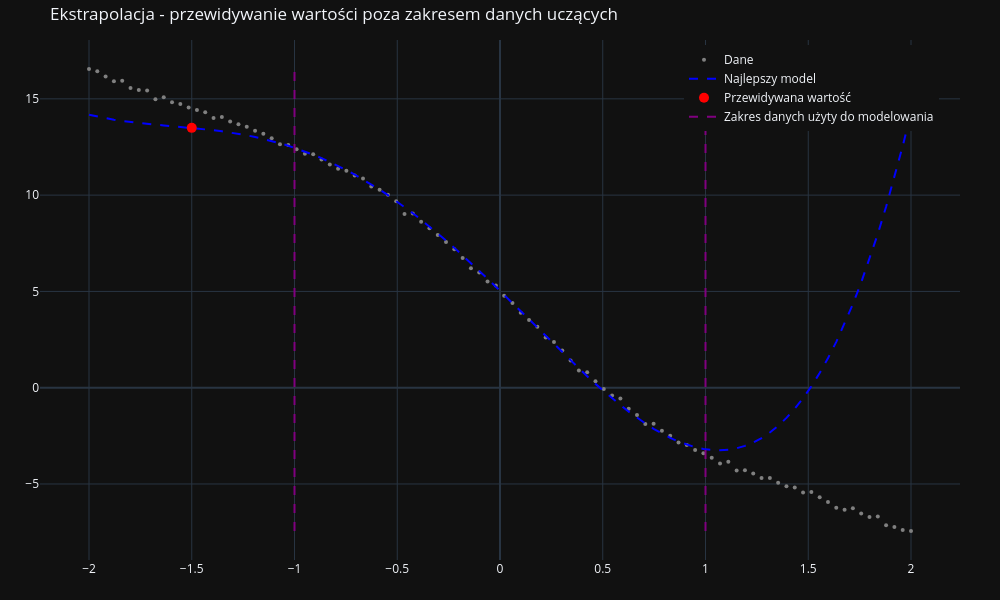

Here is the notebook cell this chart was saved with:
### Code cell
import numpy as np
from IPython.display import display, HTML
import plotly.graph_objects as go

x_extr = -1.5

# Obliczanie predykcji dla nowego punktu
new_y = sum(c * x_extr**i for i, c in enumerate(best_coeffs))
y_best = sum(c * x**i for i, c in enumerate(best_coeffs))
y_range = (min(y.min(), y_best.min(), new_y), max(y.max(), y_best.max(), new_y))

# Rysowanie wykresu
fig = go.Figure()
fig.add_trace(go.Scatter(x=x, y=y, mode='markers', name='Dane', marker=dict(size=4, color='gray')))
fig.add_trace(go.Scatter(x=x, y=y_best, mode='lines', name='Najlepszy model', line=dict(color='blue', dash='dash')))
fig.add_trace(go.Scatter(x=[x_extr], y=[new_y], mode='markers', name='Przewidywana wartość', marker=dict(size=10, color='red')))
fig.add_trace(go.Scatter(
    x=[x_min_ex_1, x_min_ex_1], y=y_range,
    mode='lines',
    line=dict(color='purple', dash='dash'),
    name='Zakres danych użyty do modelowania',
))

fig.add_trace(go.Scatter(
    x=[x_max_ex_1, x_max_ex_1], y=y_range,
    mode='lines',
    line=dict(color='purple', dash='dash'),
    name='Zakres danych użyty do modelowania',
    showlegend=False
))

fig.update_layout(
    title="Ekstrapolacja - przewidywanie wartości poza zakresem danych uczących",
    height=600,
    width=1000,
    margin=dict(l=40, r=40, t=40, b=40),
    legend=dict(x=0.70, y=0.99),
)
fig.show()

# Konwersja do numpy array
x_arr = np.array(x)
y_arr = np.array(y)

# Znalezienie indeksów dwóch punktów o najmniejszej odległości od punktu ekstrapolacji
distances = np.abs(x_arr - x_extr)
closest_indices = np.argsort(distances)[:2]

# Pobranie współrzędnych tych dwóch punktów
x_closest_1, y_closest_1 = x_arr[closest_indices[0]], y_arr[closest_indices[0]]
x_closest_2, y_closest_2 = x_arr[closest_indices[1]], y_arr[closest_indices[1]]

# Generowanie podsumowania z użyciem aria-live
html_content = "<div aria-live='polite' style='margin-top: 20px; font-size: 16px;'>"
html_content += f"<b>Szczegóły ekstrapolacji dla nowego punktu x = {x_extr:.3f}:</b><ul>"
html_content += f"<li><b>Przewidywana wartość przez model:</b> y = {new_y:.3f}</li>"
html_content += "<li><b>Wartości dwóch najbliższych punktów w danych:</b><ul>"
html_content += f"<li>Najbliższy punkt: x = {x_closest_1:.3f}, rzeczywiste y = {y_closest_1:.3f}</li>"
html_content += f"<li>Drugi najbliższy punkt: x = {x_closest_2:.3f}, rzeczywiste y = {y_closest_2:.3f}</li>"
html_content += "</ul></div>"

display(HTML(html_content))

### Figure 1 — Plotly figure (JSON) as saved in the notebook; plotly's stock layout.template omitted (floating-point values rounded to 4 significant figures)
{"data": [{"marker": {"color": "gray", "size": 4}, "mode": "markers", "name": "Dane", "x": [-2.0, -1.96, -1.919, -1.879, -1.838, -1.798, -1.758, -1.717, -1.677, -1.636, -1.596, -1.556, -1.515, -1.475, -1.434, -1.394, -1.354, -1.313, -1.273, -1.232, -1.192, -1.152, -1.111, -1.071, -1.03, -0.9899, -0.9495, -0.9091, -0.8687, -0.8283, -0.7879, -0.7475, -0.7071, -0.6667, -0.6263, -0.5859, -0.5455, -0.5051, -0.4646, -0.4242, -0.3838, -0.3434, -0.303, -0.2626, -0.2222, -0.1818, -0.1414, -0.101, -0.06061, -0.0202, 0.0202, 0.06061, 0.101, 0.1414, 0.1818, 0.2222, 0.2626, 0.303, 0.3434, 0.3838, 0.4242, 0.4646, 0.5051, 0.5455, 0.5859, 0.6263, 0.6667, 0.7071, 0.7475, 0.7879, 0.8283, 0.8687, 0.9091, 0.9495, 0.9899, 1.03, 1.071, 1.111, 1.152, 1.192, 1.232, 1.273, 1.313, 1.354, 1.394, 1.434, 1.475, 1.515, 1.556, 1.596, 1.636, 1.677, 1.717, 1.758, 1.798, 1.838, 1.879, 1.919, 1.96, 2.0], "y": [16.55, 16.44, 16.16, 15.91, 15.94, 15.56, 15.46, 15.43, 14.98, 15.08, 14.83, 14.73, 14.55, 14.42, 14.31, 14.0, 14.06, 13.83, 13.68, 13.55, 13.35, 13.19, 12.95, 12.64, 12.61, 12.38, 12.15, 12.13, 11.85, 11.59, 11.37, 11.26, 11.02, 10.86, 10.45, 10.28, 10.02, 9.685, 9.017, 9.049, 8.623, 8.285, 7.924, 7.562, 7.184, 6.738, 6.199, 5.987, 5.522, 5.31, 4.769, 4.399, 3.897, 3.521, 3.16, 2.603, 2.373, 1.927, 1.417, 0.8984, 0.7978, 0.3318, -0.0684, -0.4069, -0.5591, -1.092, -1.411, -1.887, -1.877, -2.237, -2.49, -2.841, -2.982, -3.241, -3.397, -3.636, -3.93, -3.842, -4.3, -4.292, -4.45, -4.695, -4.691, -4.934, -5.119, -5.185, -5.447, -5.422, -5.687, -5.931, -6.24, -6.338, -6.26, -6.535, -6.72, -6.689, -7.143, -7.235, -7.386, -7.441], "type": "scatter"}, {"line": {"color": "blue", "dash": "dash"}, "mode": "lines", "name": "Najlepszy model", "x": [-2.0, -1.96, -1.919, -1.879, -1.838, -1.798, -1.758, -1.717, -1.677, -1.636, -1.596, -1.556, -1.515, -1.475, -1.434, -1.394, -1.354, -1.313, -1.273, -1.232, -1.192, -1.152, -1.111, -1.071, -1.03, -0.9899, -0.9495, -0.9091, -0.8687, -0.8283, -0.7879, -0.7475, -0.7071, -0.6667, -0.6263, -0.5859, -0.5455, -0.5051, -0.4646, -0.4242, -0.3838, -0.3434, -0.303, -0.2626, -0.2222, -0.1818, -0.1414, -0.101, -0.06061, -0.0202, 0.0202, 0.06061, 0.101, 0.1414, 0.1818, 0.2222, 0.2626, 0.303, 0.3434, 0.3838, 0.4242, 0.4646, 0.5051, 0.5455, 0.5859, 0.6263, 0.6667, 0.7071, 0.7475, 0.7879, 0.8283, 0.8687, 0.9091, 0.9495, 0.9899, 1.03, 1.071, 1.111, 1.152, 1.192, 1.232, 1.273, 1.313, 1.354, 1.394, 1.434, 1.475, 1.515, 1.556, 1.596, 1.636, 1.677, 1.717, 1.758, 1.798, 1.838, 1.879, 1.919, 1.96, 2.0], "y": [14.17, 14.07, 13.99, 13.91, 13.85, 13.79, 13.74, 13.7, 13.66, 13.62, 13.59, 13.55, 13.51, 13.47, 13.42, 13.37, 13.32, 13.25, 13.18, 13.11, 13.02, 12.92, 12.81, 12.7, 12.57, 12.42, 12.27, 12.1, 11.92, 11.73, 11.52, 11.3, 11.07, 10.82, 10.56, 10.29, 9.998, 9.697, 9.384, 9.058, 8.721, 8.372, 8.012, 7.642, 7.261, 6.872, 6.475, 6.07, 5.658, 5.241, 4.818, 4.392, 3.964, 3.534, 3.104, 2.675, 2.248, 1.824, 1.406, 0.9951, 0.5919, 0.1986, -0.1833, -0.5519, -0.9056, -1.242, -1.56, -1.858, -2.132, -2.382, -2.605, -2.799, -2.961, -3.09, -3.183, -3.237, -3.25, -3.22, -3.144, -3.019, -2.843, -2.613, -2.326, -1.978, -1.568, -1.093, -0.548, 0.0686, 0.7603, 1.53, 2.382, 3.319, 4.344, 5.46, 6.673, 7.984, 9.397, 10.92, 12.55, 14.29], "type": "scatter"}, {"marker": {"color": "red", "size": 10}, "mode": "markers", "name": "Przewidywana wartość", "x": [-1.5], "y": [13.49], "type": "scatter"}, {"line": {"color": "purple", "dash": "dash"}, "mode": "lines", "name": "Zakres danych użyty do modelowania", "x": [-1.0, -1.0], "y": [-7.441, 16.55], "type": "scatter"}, {"line": {"color": "purple", "dash": "dash"}, "mode": "lines", "name": "Zakres danych użyty do modelowania", "showlegend": false, "x": [1.0, 1.0], "y": [-7.441, 16.55], "type": "scatter"}], "layout": {"margin": {"l": 40, "r": 40, "t": 40, "b": 40}, "legend": {"x": 0.7, "y": 0.99}, "title": {"text": "Ekstrapolacja - przewidywanie wartości poza zakresem danych uczących"}, "height": 600, "width": 1000}}
